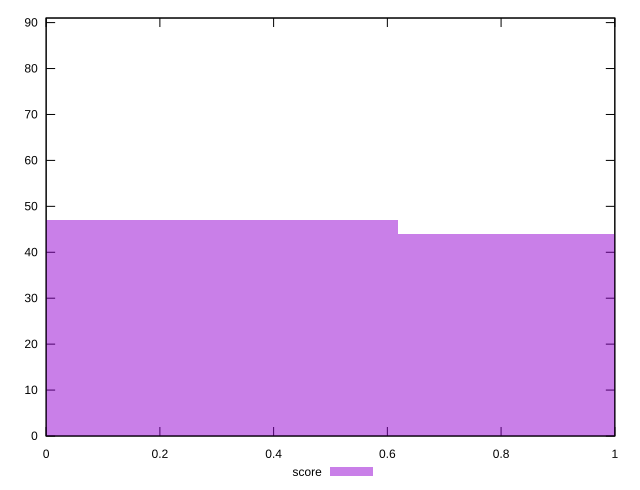

Here is the gnuplot script that generated this plot:
reset

$score <<EOF
0 47
1.2391044806551403 44
EOF

set key outside below
set boxwidth 1.2391044806551403
set xrange [0:1]
set yrange [0:91]
set trange [0:91]
set style fill transparent solid 0.5 noborder
set terminal svg size 640, 490 enhanced background rgb 'white'
set output "reports/report_00027_2021-02-24T12-40-31.850Z/third-party-summary/samples/agenda/score/histogram.svg"

plot $score title "score" with boxes

reset
